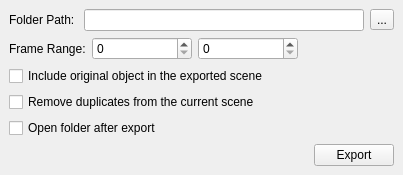
<?xml version="1.0" encoding="UTF-8"?>
<ui version="4.0">
 <class>MainWindow</class>
 <widget class="QMainWindow" name="MainWindow">
  <property name="geometry">
   <rect>
    <x>0</x>
    <y>0</y>
    <width>403</width>
    <height>168</height>
   </rect>
  </property>
  <property name="windowTitle">
   <string>MainWindow</string>
  </property>
  <widget class="QWidget" name="centralwidget">
   <layout class="QVBoxLayout" name="verticalLayout">
    <item>
     <layout class="QHBoxLayout" name="horizontalLayout_3">
      <item>
       <widget class="QLabel" name="label_2">
        <property name="toolTip">
         <string>Folder path for exported file</string>
        </property>
        <property name="text">
         <string>Folder Path: </string>
        </property>
       </widget>
      </item>
      <item>
       <widget class="QLineEdit" name="pathBox">
        <property name="toolTip">
         <string>Folder path for exported file</string>
        </property>
       </widget>
      </item>
      <item>
       <widget class="QToolButton" name="browseButton">
        <property name="toolTip">
         <string>Browse folder structure</string>
        </property>
        <property name="text">
         <string>...</string>
        </property>
       </widget>
      </item>
     </layout>
    </item>
    <item>
     <layout class="QHBoxLayout" name="horizontalLayout">
      <item>
       <widget class="QLabel" name="label">
        <property name="text">
         <string>Frame Range:</string>
        </property>
       </widget>
      </item>
      <item>
       <widget class="QSpinBox" name="startRangeBox">
        <property name="minimumSize">
         <size>
          <width>100</width>
          <height>0</height>
         </size>
        </property>
       </widget>
      </item>
      <item>
       <widget class="QSpinBox" name="endRangeBox">
        <property name="minimumSize">
         <size>
          <width>100</width>
          <height>0</height>
         </size>
        </property>
       </widget>
      </item>
      <item>
       <spacer name="horizontalSpacer_2">
        <property name="orientation">
         <enum>Qt::Horizontal</enum>
        </property>
        <property name="sizeHint" stdset="0">
         <size>
          <width>40</width>
          <height>20</height>
         </size>
        </property>
       </spacer>
      </item>
     </layout>
    </item>
    <item>
     <widget class="QCheckBox" name="includeButton">
      <property name="text">
       <string>Include original object in the exported scene</string>
      </property>
     </widget>
    </item>
    <item>
     <widget class="QCheckBox" name="removeButton">
      <property name="text">
       <string>Remove duplicates from the current scene</string>
      </property>
     </widget>
    </item>
    <item>
     <widget class="QCheckBox" name="openButton">
      <property name="text">
       <string>Open folder after export</string>
      </property>
     </widget>
    </item>
    <item>
     <layout class="QHBoxLayout" name="horizontalLayout_2">
      <item>
       <spacer name="horizontalSpacer">
        <property name="orientation">
         <enum>Qt::Horizontal</enum>
        </property>
        <property name="sizeHint" stdset="0">
         <size>
          <width>40</width>
          <height>20</height>
         </size>
        </property>
       </spacer>
      </item>
      <item>
       <widget class="QPushButton" name="createButton">
        <property name="minimumSize">
         <size>
          <width>75</width>
          <height>0</height>
         </size>
        </property>
        <property name="toolTip">
         <string>Create duplicates</string>
        </property>
        <property name="text">
         <string>Export</string>
        </property>
       </widget>
      </item>
     </layout>
    </item>
   </layout>
  </widget>
 </widget>
 <resources/>
 <connections/>
</ui>
